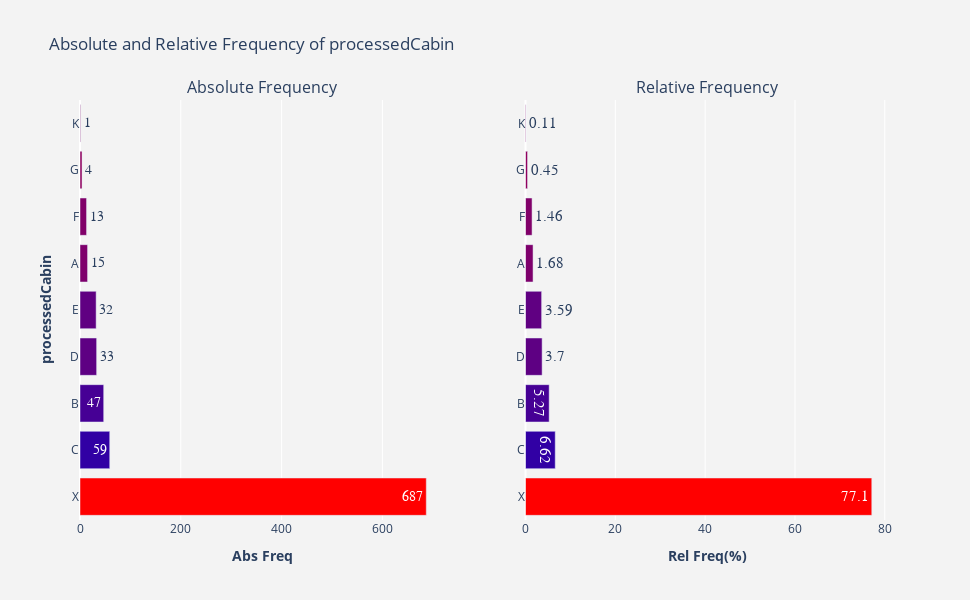

Notebook source saved alongside this figure:
### Code cell
#apply feature engineering to cabins

#display(train_data.Cabin)

#replace Nan values in cabins
replaceNanTrain = train_data.Cabin.fillna("X")
replaceNanTest = test_data.Cabin.fillna("X")

#replace cabin values by its first char
train_data["processedCabin"] = replaceNanTrain.str.get(0)
test_data["processedCabin"] = replaceNanTest.str.get(0)

#since cabins "T", "U", "W", "X", "Y", & "Z" were in the same deck they can be put into a same bucket
train_data.processedCabin.replace(to_replace = ["T", "U", "W", "Y","Z"], value = "K", inplace = True)
test_data.processedCabin.replace(to_replace = ["T", "U", "W", "Y","Z"], value = "K", inplace = True)

#test_data["processedCabin"].merge(train_data["processedCabin"], how='outer')

#test_data["processedCabin"].add(train_data["processedCabin"])

display("Train ,", train_data.processedCabin.value_counts())
display("Test ,",test_data.processedCabin.value_counts())

plotFrequency(train_data["processedCabin"])

### Figure 1 — Plotly figure (JSON) as saved in the notebook; plotly's stock layout.template omitted (floating-point values rounded to 4 significant figures)
{"data": [{"hoverinfo": "x+y", "marker": {"color": [687, 59, 47, 33, 32, 15, 13, 4, 1], "colorscale": [[0, "rgb(150,0,90)"], [0.125, "rgb(0,0,200)"], [0.25, "rgb(0,25,255)"], [0.375, "rgb(0,152,255)"], [0.5, "rgb(44,255,150)"], [0.625, "rgb(151,255,0)"], [0.75, "rgb(255,234,0)"], [0.875, "rgb(255,111,0)"], [1, "rgb(255,0,0)"]]}, "name": "Abs Freq", "orientation": "h", "text": ["687", "59", "47", "33", "32", "15", "13", "4", "1"], "textfont": {"family": "sans serif", "size": 14}, "textposition": "auto", "type": "bar", "x": [687, 59, 47, 33, 32, 15, 13, 4, 1], "xaxis": "x", "y": ["X", "C", "B", "D", "E", "A", "F", "G", "K"], "yaxis": "y"}, {"hoverinfo": "x+y", "marker": {"color": [77.1, 6.62, 5.27, 3.7, 3.59, 1.68, 1.46, 0.45, 0.11], "colorscale": [[0, "rgb(150,0,90)"], [0.125, "rgb(0,0,200)"], [0.25, "rgb(0,25,255)"], [0.375, "rgb(0,152,255)"], [0.5, "rgb(44,255,150)"], [0.625, "rgb(151,255,0)"], [0.75, "rgb(255,234,0)"], [0.875, "rgb(255,111,0)"], [1, "rgb(255,0,0)"]]}, "name": "Rel Freq(%)", "orientation": "h", "text": ["77.1", "6.62", "5.27", "3.7", "3.59", "1.68", "1.46", "0.45", "0.11"], "textfont": {"family": "sans serif", "size": 15}, "textposition": "auto", "type": "bar", "x": [77.1, 6.62, 5.27, 3.7, 3.59, 1.68, 1.46, 0.45, 0.11], "xaxis": "x2", "y": ["X", "C", "B", "D", "E", "A", "F", "G", "K"], "yaxis": "y2"}], "layout": {"annotations": [{"font": {"size": 16}, "showarrow": false, "text": "Absolute Frequency", "x": 0.225, "xanchor": "center", "xref": "paper", "y": 1, "yanchor": "bottom", "yref": "paper"}, {"font": {"size": 16}, "showarrow": false, "text": "Relative Frequency", "x": 0.775, "xanchor": "center", "xref": "paper", "y": 1, "yanchor": "bottom", "yref": "paper"}], "height": 600, "hovermode": "closest", "paper_bgcolor": "rgb(243, 243, 243)", "plot_bgcolor": "rgb(243, 243, 243)", "showlegend": false, "title": {"text": "Absolute and Relative Frequency of processedCabin"}, "width": 970, "xaxis": {"anchor": "y", "domain": [0, 0.45], "title": {"text": "<b>Abs Freq</b>"}, "type": "linear", "range": [0, 723.2], "autorange": true}, "xaxis2": {"anchor": "y2", "domain": [0.55, 1], "title": {"text": "<b>Rel Freq(%)</b>"}, "type": "linear", "range": [0, 81.16], "autorange": true}, "yaxis": {"anchor": "x", "domain": [0, 1], "title": {"text": "<b>processedCabin</b>"}, "type": "category", "range": [-0.5, 8.5], "autorange": true}, "yaxis2": {"anchor": "x2", "domain": [0, 1], "type": "category", "range": [-0.5, 8.5], "autorange": true}}}
